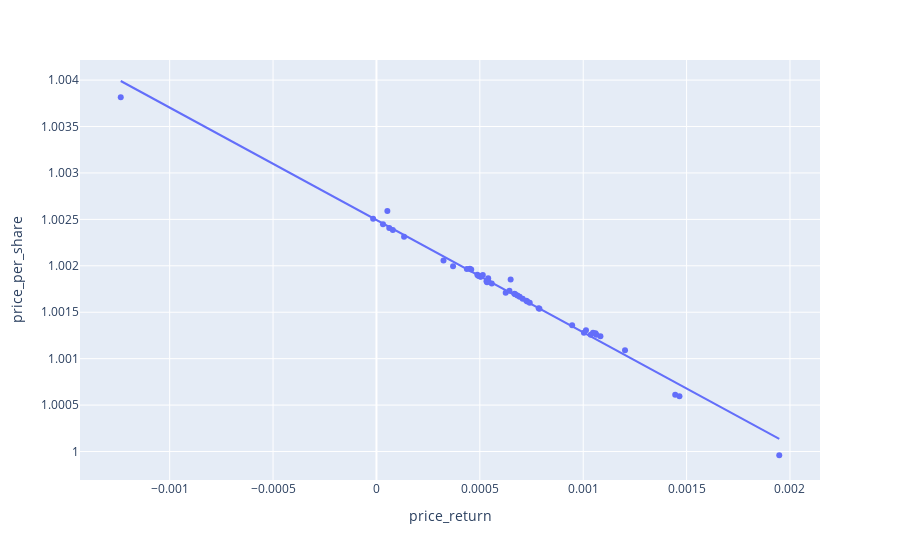

The notebook cell saved with this chart:
### Code cell
col = 'pxETH/wETH (balancer) 30'
price_return = priceReturn[col]
price_per_share = pricePerShare[col]

pr_df = pd.DataFrame()
pr_df['price_return'] = price_return
pr_df['price_per_share'] = price_per_share
pr_df['prior_price_per_share'] = pr_df['price_per_share'].shift(1)
# pr_df=pr_df[(pr_df.index > '10-1-2024') & (pr_df.index < '10-13-2024')].copy()
pr_df=pr_df[pr_df['price_return']!= 0].copy()
# different princin gmethids?
# what does price reutn use? safe price? 
px.scatter(pr_df,  'price_return', 'price_per_share', trendline='ols')
